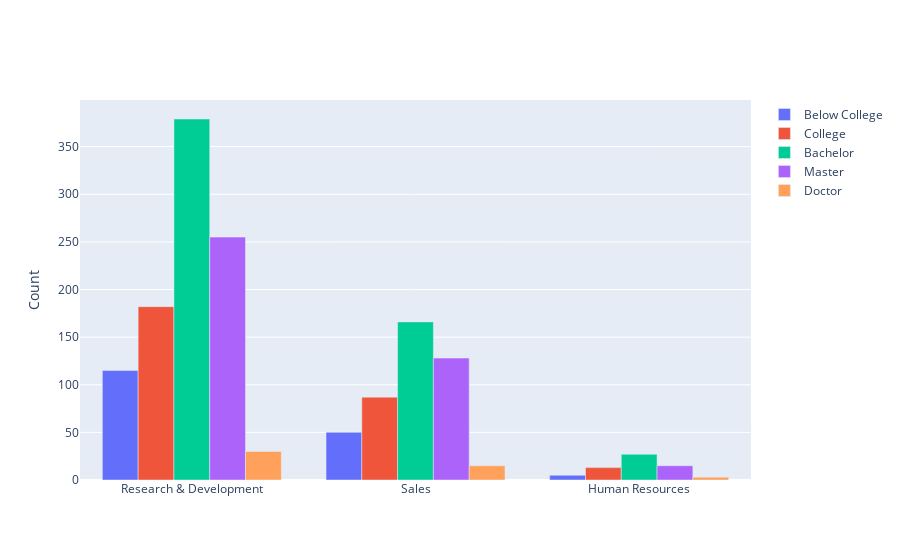

The notebook cell this image was saved under:
### Code cell
# 不同部门受教育情况，另一种柱状图
import plotly.graph_objects as go
df = data[["Education","Department"]]
df.loc[df["Education"] == 1, "Education"] = "Below College"
df.loc[df["Education"] == 2, "Education"] = "College"
df.loc[df["Education"] == 3, "Education"] = "Bachelor"
df.loc[df["Education"] == 4, "Education"] = "Master"
df.loc[df["Education"] == 5, "Education"] = "Doctor"

x=["Research & Development", "Sales", "Human Resources"]

fig = go.Figure(data=[
    go.Bar(name='Below College', x=x, y=list(df[df["Education"] == "Below College"].loc[:,'Department'].value_counts().values)),
    go.Bar(name='College', x=x, y=list(df[df["Education"] == "College"].loc[:,'Department'].value_counts().values)),
    go.Bar(name='Bachelor', x=x, y=list(df[df["Education"] == "Bachelor"].loc[:,'Department'].value_counts().values)),
    go.Bar(name='Master', x=x, y=list(df[df["Education"] == "Master"].loc[:,'Department'].value_counts().values)),
    go.Bar(name='Doctor', x=x, y=list(df[df["Education"] == "Doctor"].loc[:,'Department'].value_counts().values))
])

# Change the bar mode
fig.update_layout(barmode='group',yaxis=dict(title='Count'))
fig.show()

### Figure 1 — Plotly figure (JSON) as saved in the notebook; plotly's stock layout.template omitted (floating-point values rounded to 4 significant figures)
{"data": [{"name": "Below College", "type": "bar", "x": ["Research & Development", "Sales", "Human Resources"], "y": [115, 50, 5]}, {"name": "College", "type": "bar", "x": ["Research & Development", "Sales", "Human Resources"], "y": [182, 87, 13]}, {"name": "Bachelor", "type": "bar", "x": ["Research & Development", "Sales", "Human Resources"], "y": [379, 166, 27]}, {"name": "Master", "type": "bar", "x": ["Research & Development", "Sales", "Human Resources"], "y": [255, 128, 15]}, {"name": "Doctor", "type": "bar", "x": ["Research & Development", "Sales", "Human Resources"], "y": [30, 15, 3]}], "layout": {"barmode": "group", "yaxis": {"title": {"text": "Count"}}}}
